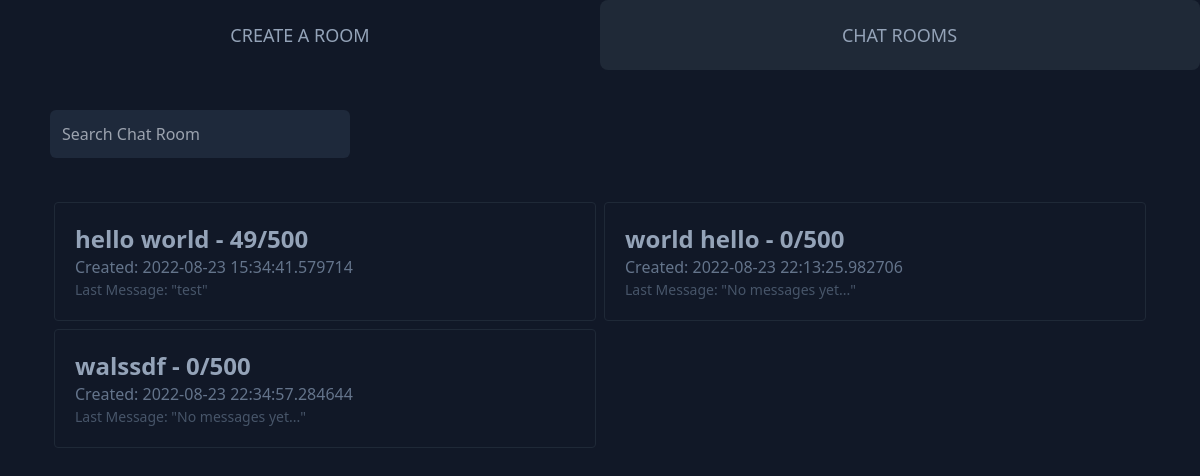
Before: / with the older database file.
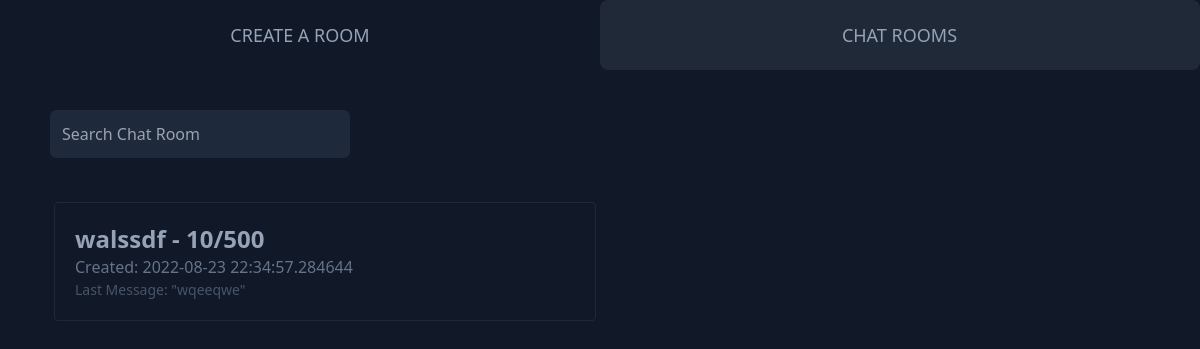
After: the same page with the newer database file.
### app.py (models this page shows, shortened)
class Rooms(db.Model):
    RID = db.Column(db.Integer, primary_key=True)
    name = db.Column(db.String(100), unique=True, nullable=False)
    visibility = db.Column(db.String(20), nullable=False)
    date = db.Column(db.DateTime, nullable=False, default=datetime.utcnow)
    messages = db.Column(db.Integer)
    closing = db.Column(db.Boolean)
    chatters = db.Column(db.Integer)

class Logs(db.Model):
    MID = db.Column(db.Integer, primary_key=True)
    RID = db.Column(db.Integer, nullable=False)
    message = db.Column(db.String(1000), nullable=False)

### app.py (the view)
@app.route('/', methods=['GET', 'POST'])
def index():
    query = request.args.get('query')
    search = "%{}%".format(query)
    public_rooms = Rooms.query.filter_by(visibility='public').filter(Rooms.name.like(search)).all()
    if query:
        return render_template('partial/roomsQuery.html', rooms=public_rooms, LastMessage=getLastMessage)
    elif query == "":
        return render_template('partial/roomsQuery.html',rooms = public_rooms, LastMessage = getLastMessage)
    public_rooms = Rooms.query.filter_by(visibility='public').all()
    return render_template('listrooms.html', rooms=public_rooms, LastMessage=getLastMessage)

### app.py (called while the page is built)
def getLastMessage(RID):
    LastMessage = Logs.query.filter_by(RID=RID).order_by(Logs.MID.desc()).first()
    if LastMessage:
        return LastMessage.message
    return "No messages yet..."

### templates/listrooms.html (shortened to what this page needs)
{% extends 'layouts/layout_land.html' %}
{% block content %}
    <div class = "div2">
        <div class = "flex justify-start flex-wrap py-10">
            <input type = "text" placeholder = "Search Chat Room" id = "searchQuery" class = "bg-slate-800 rounded-md p-3 text-slate-400 font-light focus:outline-none ml-[50px] w-[300px]">
        </div>
        <div class = "flex flex-wrap mx-[50px]" id = "roomsList">
            {% include 'partial/roomsQuery.html' %}
        </div>
    </div>
{% endblock %}

### templates/layouts/layout_land.html (shortened to what this page needs)
<!DOCTYPE html>
<html lang="en">
<head>
    <link rel="stylesheet" href="{{url_for('static',filename='dist/css/output.css')}}">
</head>
<body class = "bg-gray-900">
    <div class = "flex flex-wrap w-full">
        <a href="/createroom" class = "create-room w-6/12 rounded-lg text-center text-slate-400 text-lg py-5 font-extralight border border-transparent">
            CREATE A ROOM
        </a>
        <a href="/" class = "chat-room w-6/12 rounded-lg text-center border-l-0 text-slate-400 text-lg py-5 font-extralight border border-transparent">
            CHAT ROOMS
        </a>
    </div>
    {% block content %}
    {% endblock %}
</body>
</html>

### templates/partial/roomsQuery.html
              {% if rooms|length < 1 %}
                <h4 class = "text-center text-slate-400">No active rooms found!</h4>
              {% else %}
            {% for room in rooms %}
            <div class = "border border-gray-800 w-[calc(50%-8px)] m-1 rounded p-5 overflow-hidden hover:bg-gray-800 transition">
                <a href = {{url_for('roomview', RID = room.RID, name = room.name)}}>
                    <h2 class = "text-slate-400 text-2xl cursor-pointer font-semibold truncate hover:underline">
                        {{room.name}} - {{room.messages}}/500
                    </h2>
                </a>
                <p class = "text-slate-500">Created: {{room.date}}</p>
                <p class = "text-slate-600 text-[14px] font-normal truncate">Last Message: "{{LastMessage(room.RID)}}"</p>
            </div>
            {% endfor %}
      {% endif %}

### templates/listrooms.html (style rules this page uses)
.chat-room { background-color: rgb(31 41 55); }

Changed rows visible on the page:
removed Rooms: name "hello world", messages "49", date "2022-08-23 15:34:41.579714"
removed Logs: message "test"
removed Rooms: name "world hello", messages "0", date "2022-08-23 22:13:25.982706", LastMessage "No messages yet..."
changed Rooms "walssdf": messages "0" → "10"; LastMessage "No messages yet..." → (not shown)
added Logs: message "wqeeqwe"
